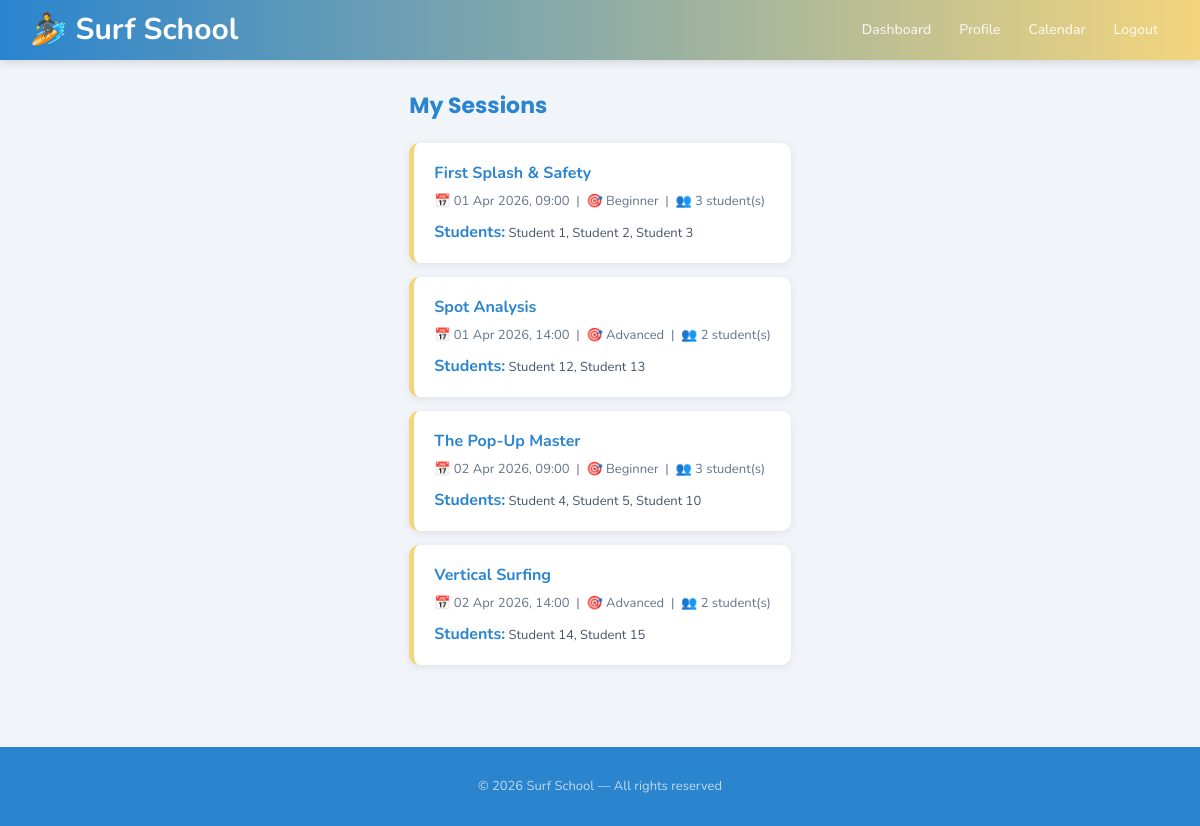
The page /public/index.php (signed in) on the database its author committed.
### tables this page shows
CREATE TABLE LESSON (
    id_lesson INT AUTO_INCREMENT PRIMARY KEY,
    title VARCHAR(150) NOT NULL,
    lesson_date DATETIME NOT NULL,
    lesson_level ENUM('Beginner','Intermediate','Advanced') NOT NULL,
    coach_id INT NOT NULL,
    price DECIMAL(5,2) NOT NULL,
    capacity INT NOT NULL DEFAULT 5,
    FOREIGN KEY (coach_id) REFERENCES USER(id_user)
);

### app/core/BaseController.php (called while the page is built)
<?php
class BaseController {
    public function render($view, $data = []) {
        extract($data);
        require VIEW . '/layouts/header.php';
        require VIEW . '/' . $view . '.php';
        require VIEW . '/layouts/footer.php';
    }
}

### app/core/database.php (called while the page is built, shortened)
<?php
class Database {
    private static $instance = null;
    private $pdo;
    private function __construct() {
        $this->pdo = new PDO(
            "mysql:host=" . DB_HOST . ";dbname=" . DB_NAME,
            DB_USER,
            DB_PASS,
            [
                PDO::ATTR_ERRMODE => PDO::ERRMODE_EXCEPTION
            ]
        );
    }
    public static function getInstance() {
        if (!self::$instance) {
            self::$instance = new Database();
        }
        return self::$instance;
    }
    public function getConnection() {
        return $this->pdo;
    }
}

### app/models/Lesson.php (called while the page is built, shortened)
<?php
class Lesson {
    private $db;
    public function __construct() {
        $this->db = Database::getInstance()->getConnection();
    }
    public function getByCoach($coach_id) {
        $stmt = $this->db->prepare("
            SELECT
                l.*,
                GROUP_CONCAT(s2.name SEPARATOR ', ') as students,
                COUNT(e.id_enrollment) as total_students
            FROM LESSON l
            LEFT JOIN ENROLLMENT e ON e.lesson_id  = l.id_lesson
            LEFT JOIN STUDENT s    ON s.id_student = e.student_id
            LEFT JOIN USER s2      ON s2.id_user   = s.user_id
            WHERE l.coach_id = ?
            GROUP BY l.id_lesson
            ORDER BY l.lesson_date ASC
        ");
        $stmt->execute([(int)$coach_id]);
        return $stmt->fetchAll(PDO::FETCH_ASSOC);
    }
}

### app/views/coach/dashboard.php (the view)
<h2>My Sessions</h2>
<?php if (empty($lessons)): ?>
    <div class="alert alert-info">You have no sessions assigned yet.</div>
<?php else: ?>
    <?php foreach ($lessons as $l): ?>
    <div class="card">
        <strong><?= htmlspecialchars($l['title']) ?></strong>
        <div class="card-meta">
            📅 <?= date('d M Y, H:i', strtotime($l['lesson_date'])) ?> &nbsp;|&nbsp;
            🎯 <?= htmlspecialchars($l['lesson_level']) ?> &nbsp;|&nbsp;
            👥 <?= (int)$l['total_students'] ?> student(s)
        </div>
        <?php if (!empty($l['students'])): ?>
        <div style="margin-top:8px; font-size:13px; color:#475569;">
            <strong>Students:</strong> <?= htmlspecialchars($l['students']) ?>
        </div>
        <?php else: ?>
        <div style="margin-top:8px; font-size:13px; color:#94A3B8;">No students enrolled yet.</div>
        <?php endif; ?>
    </div>
    <?php endforeach; ?>
<?php endif; ?>

### public/index.php (shortened to what this page needs)
<?php
spl_autoload_register(function ($class) {
    $paths = [
        APP . '/models/',
        APP . '/controllers/',
        APP . '/core/',
    ];
    foreach ($paths as $path) {
        $file = $path . $class . '.php';
        if (file_exists($file)) {
            return;
        }
    }
});
$url      = $_GET['url'] ?? 'dashboard';
$url      = trim($url, '/');
$segments = explode('/', $url);
switch ($segments[0]) {
    case 'dashboard':
        (new DashboardController())->index();
        break;
}

### app/controllers/DashboardController.php (shortened to what this page needs)
<?php
class DashboardController extends BaseController {
    public function index() {
        $role = $_SESSION['user']['role'];
        if ($role === 'admin') {
            $stats       = array_merge(
                (new Enrollment())->stats(),
                (new Lesson())->stats()
            );
            $enrollments = (new Enrollment())->tickets();
            extract($stats);
            $this->render('admin/dashboard', compact(
                'paid', 'pending', 'revenue', 'Pendingfunds','sessions', 'enrollments'
            ));
        } elseif ($role === 'coach') {
            $user_id = $_SESSION['user']['id_user'];
            $lessons = (new Lesson())->getByCoach($user_id);
            $this->render('coach/dashboard', compact('lessons'));
        } else {
            $user_id = $_SESSION['user']['id_user'];
            $lessons = (new Lesson())->getByStudent($user_id);
            $this->render('student/dashboard', compact('lessons'));
        }
    }
}

### app/views/layouts/header.php (shortened to what this page needs)
<!DOCTYPE html>
<html lang="en">
<head>
    <link rel="stylesheet" href="<?= BASE_URL ?>assets/css/style.css">
</head>
<body>
<header>
    <h1>🏄 Surf School</h1>
    <nav>
        <?php if (isset($_SESSION['user'])): ?>
            <a href="<?= BASE_URL ?>?url=dashboard">Dashboard</a>
            <a href="<?= BASE_URL ?>?url=profile">Profile</a>
            <a href="<?= BASE_URL ?>?url=calendar">Calendar</a>
            <a href="<?= BASE_URL ?>?url=logout">Logout</a>
        <?php endif; ?>
    </nav>
</header>
<div class="container">

### app/views/layouts/footer.php
</div>
<footer>
    <p>© 2026 Surf School — All rights reserved</p>
</footer>
</body>
</html>

### public/assets/css/style.css (style rules this page uses)
:root { --primary: #2a84ce; --secondary: #f3d57d; --accent: #22C1C3; --light: #F1F5F9; --orange: #F97316; --green: #34D399; --text-dark: #0F172A; --white: #FFFFFF; --red: #EF4444; --border: #E2E8F0; --shadow: 0 2px 8px rgba(0,0,0,0.08); }
*, *::before, *::after { box-sizing: border-box; }
html, body { height: 100%; margin: 0; }
body { margin: 0; font-family: 'Nunito', sans-serif; background: var(--light); color: var(--text-dark); font-size: 15px; line-height: 1.6; display: flex; flex-direction: column; }
header { background: linear-gradient(90deg, var(--primary), var(--secondary)); color: var(--white); padding: 0 30px; display: flex; justify-content: space-between; align-items: center; height: 60px; position: sticky; top: 0; z-index: 100; box-shadow: 0 2px 10px rgba(0,0,0,0.15); }
nav { display: flex; align-items: center; gap: 4px; flex-wrap: wrap; }
nav a { color: rgba(255,255,255,0.85); text-decoration: none; padding: 6px 12px; border-radius: 6px; font-size: 14px; font-weight: 500; transition: background 0.2s, color 0.2s; }
.container { max-width: 1100px; margin: 0 auto; padding: 28px 20px; }
h2 { font-family: 'Poppins', sans-serif; font-size: 22px; color: var(--primary); margin: 0 0 20px 0; }
.card { background: var(--white); padding: 18px 20px; margin-bottom: 14px; border-radius: 10px; border-left: 5px solid var(--secondary); box-shadow: var(--shadow); }
.card strong { font-size: 16px; color: var(--primary); }
.card .card-meta { font-size: 13px; color: #64748B; margin-top: 4px; }
footer { background: var(--primary); color: rgba(255,255,255,0.7); text-align: center; padding: 16px; font-size: 13px; margin-top: 40px; }

### rows shown on the page
lesson: title "First Splash & Safety", lesson_date "01 Apr 2026, 09:00", lesson_level "Beginner", total_students "3", students "Student 1, Student 2, Student 3"
lesson: title "Spot Analysis", lesson_date "01 Apr 2026, 14:00", lesson_level "Advanced", total_students "2", students "Student 12, Student 13"
lesson: title "The Pop-Up Master", lesson_date "02 Apr 2026, 09:00", lesson_level "Beginner", total_students "3", students "Student 4, Student 5, Student 10"
lesson: title "Vertical Surfing", lesson_date "02 Apr 2026, 14:00", lesson_level "Advanced", total_students "2", students "Student 14, Student 15"
